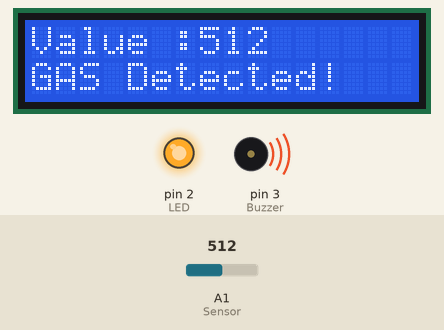
A sketch run on a simulated Arduino Uno, built with avr-gcc and run on an emulated ATmega328P. On the bench: 16×2 character LCD, output pins drawn as LEDs (lit = HIGH), buzzer (waves = sounding). Inputs (shaded band) come from the test bench; at power-on: A1 (Sensor) = 512.

Above: at 1.2 s.
1.3 s: A1 (Sensor) set to 419
At 1.6 s:
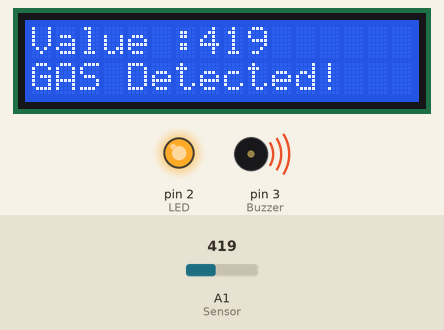
2.8 s: A1 (Sensor) set to 391
At 3.4 s:
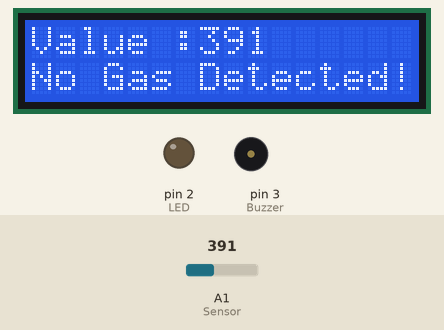
4.3 s: A1 (Sensor) set to 410
At 5.3 s:
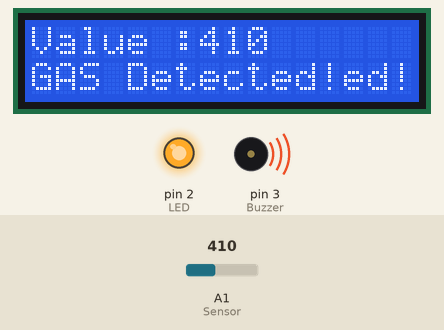
Timing chart, 0 to 7.3 s (numbered marks = the images above; inputs shaded):
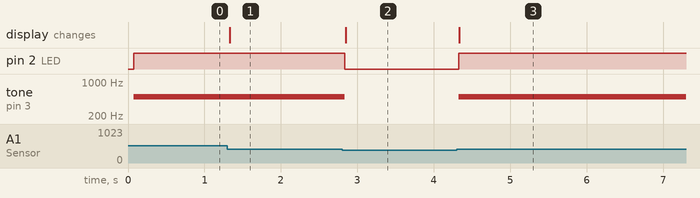

The sketch:

mq2-lcd-lcd-buzzer.ino
```cpp
#include <LiquidCrystal_I2C.h>
LiquidCrystal_I2C lcd(0x27, 16, 2);

#define LED 2
#define Buzzer 3
#define Sensor A1

void setup() {
  Serial.begin(9200);
  lcd.init();
  lcd.backlight();
  pinMode(LED, OUTPUT);
  pinMode(Buzzer, OUTPUT);
}

void loop() {
  int value = analogRead(Sensor);
  lcd.setCursor(0, 0);
  lcd.print("Value :");
  lcd.print(value);
  lcd.print("  ");

  if (value > 400) {
    digitalWrite(LED, HIGH);
    tone(Buzzer,500);
    lcd.setCursor(0, 1);
    lcd.print("GAS Detected!");
  } else {
    digitalWrite(LED, LOW);
    noTone(Buzzer);
    lcd.setCursor(0, 1);
    lcd.print("No Gas Detected!");
  }
}
```

Measured:
- the behaviour switches between 401 and 400 on A1 (Sensor) (found by bisection; images 1 and 2)
- after the input at 1.3 s, the display: changes at once (image 1)
- after the input at 2.8 s, pin 2 (LED): HIGH → LOW at once; tone on pin 3 (Buzzer): 500 Hz → silent at once; the display: changes after 0.05 s (image 2)
- after the input at 4.3 s, pin 2 (LED): LOW → HIGH at once; tone on pin 3 (Buzzer): silent → 500 Hz at once; the display: changes at once (image 3)
